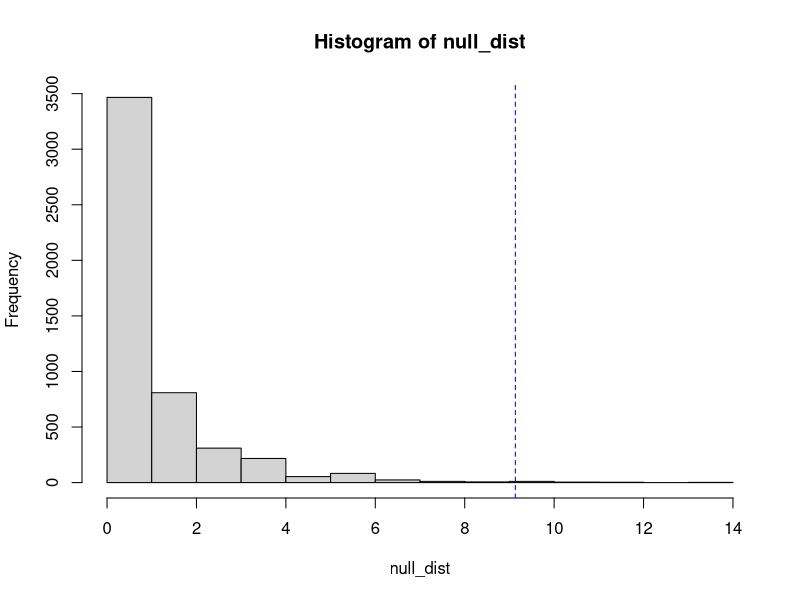
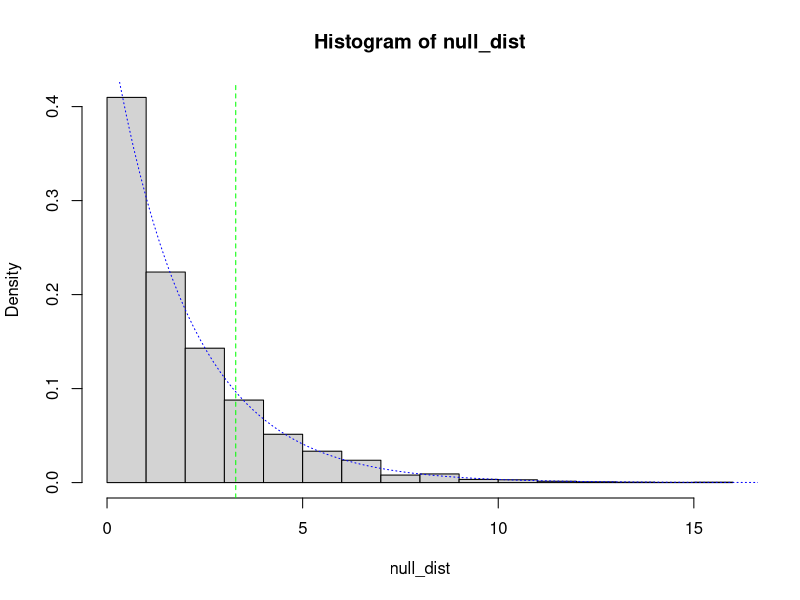
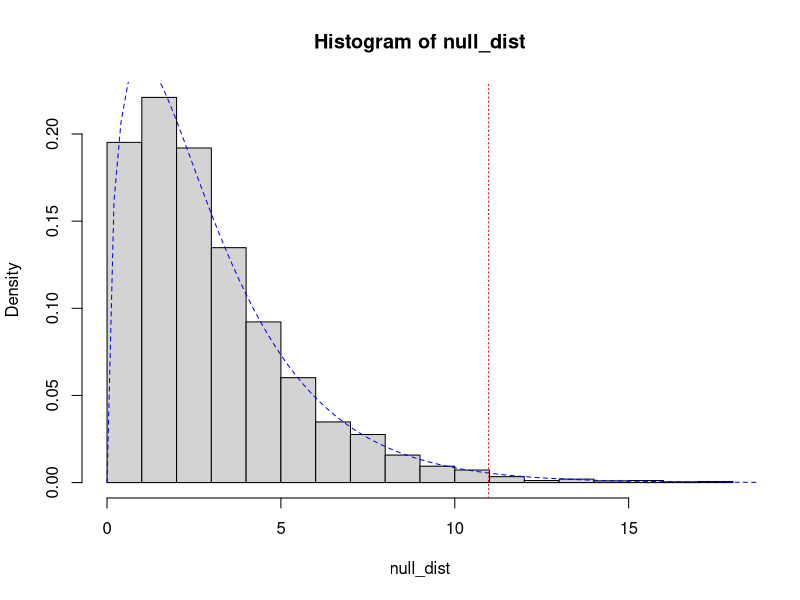

Reproduce these figures in R, in order.
#Create data frame of the type needed for permutation test

bully_data <- matrix(c(rep(c("S", "B"), 42),
         rep(c("S", "N"), 50),
         rep(c("N", "B"), 30), 
         rep(c("N", "N"), 87)), ncol = 2, byrow = TRUE)
bully_data
bully_data <- as.data.frame(bully_data)

str(bully_data)
names(bully_data) <- c("Height", "Bullied")
table(bully_data) #This is in a different order than we had it in our table!

bully_data$Height <- factor(bully_data$Height, levels = c("S", "N"))
table(bully_data)  #Now it is in the correct order. Just so I don't get confused again!!
tabled_data <- table(bully_data) 

rows <- apply(X = tabled_data, MARGIN = 1, sum)
cols <- apply(tabled_data, 2, sum)
expected_table <- rows %*% t(cols)/sum(tabled_data)  #This is an automated way to compute the expected contingency table!

test_stat <- sum((tabled_data - expected_table)^2/expected_table)

#' Now we want to permute the second column a bunch of times, while repeating the computation above
#' for the permuted data frame. First, we do a permutation and repeat the above computation, then we'll
#' put it inside replicate. 

bully_data$Bullied <- sample(bully_data$Bullied)
tabled_data <- table(bully_data) 
sum((tabled_data - expected_table)^2/expected_table)

#' That was pretty easy. Note that when we repeat, we take a random permutation of a permutation, which
#' is just the same (probabilistically) as taking a random permutation.

null_dist <- replicate(5000, {
  bully_data$Bullied <- sample(bully_data$Bullied)
  tabled_data <- table(bully_data) 
  sum((tabled_data - expected_table)^2/expected_table)
})

#' Let's look at a histogram.

hist(null_dist)
abline(v = test_stat, col = "blue", lty = 2)

#' This is pretty strong evidence against the null hypotesis! Let's check out the $p$-value.

mean(null_dist >= test_stat)

#' If we are being really careful here, then we need to add 1 to the upstairs and downstairs
#' of the previous computation. That doesn't change much, but it does keep the $p$-value from being
#' (estimated at) exactly zero, which would be impossible.

(sum(null_dist >= test_stat) + 1)/(5001)

#' This really doesn't change much.
#' 
#' 
#' Another Example, and relation to chi-squared distributions
#' 

candy_data <- matrix(c(rep(c("B", 1), 42),
                       rep(c("B", 2), 20),
                       rep(c("B", 3), 38),
                       rep(c("G", 1), 33),
                       rep(c("G", 2), 27),
                       rep(c("G", 3), 50)
                       ), byrow = TRUE, ncol = 2)
candy_data
candy_data <- data.frame(candy_data)

names(candy_data) <- c("Gender", "Candy")
table(candy_data)

tabled_candy <- table(candy_data)

row <- apply(tabled_candy, 1, sum)
col <- apply(tabled_candy, 2, sum)

expected_candy <- row %*% t(col)/sum(tabled_candy)
expected_candy
test_stat <- sum((expected_candy - tabled_candy)^2/expected_candy)

null_dist <- replicate(5000, {
  candy_data$Candy <- sample(candy_data$Candy)
  tabled_candy <- table(candy_data)
  sum((expected_candy - tabled_candy)^2/expected_candy)
})

hist(null_dist, probability = TRUE)
abline(v = test_stat, col = "green", lty = 2)
curve(expr = dchisq(x, 2), from = 0, to = 17, add = TRUE, col = "blue", lty = 3)

mean(null_dist >= test_stat)

#' Another example
#' 
bdays <- c(150, 138, 140, 100)
expected_bdays <- rep(sum(bdays)/4, 4)
t_stat <- sum((expected_bdays - bdays)^2/expected_bdays)
rmultinom(1, sum(bdays), c(1/4,1/4,1/4,1/4))
sum((rmultinom(1, sum(bdays), c(1/4,1/4,1/4,1/4)) - expected_bdays)^2/expected_bdays)
null_dist <- replicate(5000, 
  sum((rmultinom(1, sum(bdays), c(1/4,1/4,1/4,1/4)) - expected_bdays)^2/expected_bdays)
)

hist(null_dist, probability = TRUE)
curve(dchisq(x, 3), from = 0, to = 20, add = TRUE, col = "blue", lty = 2)
abline(v = t_stat, col = "red", lty = 3)

mean(null_dist >= t_stat)

1 - pchisq(q = t_stat, df = 3)
chisq.test(bdays)
